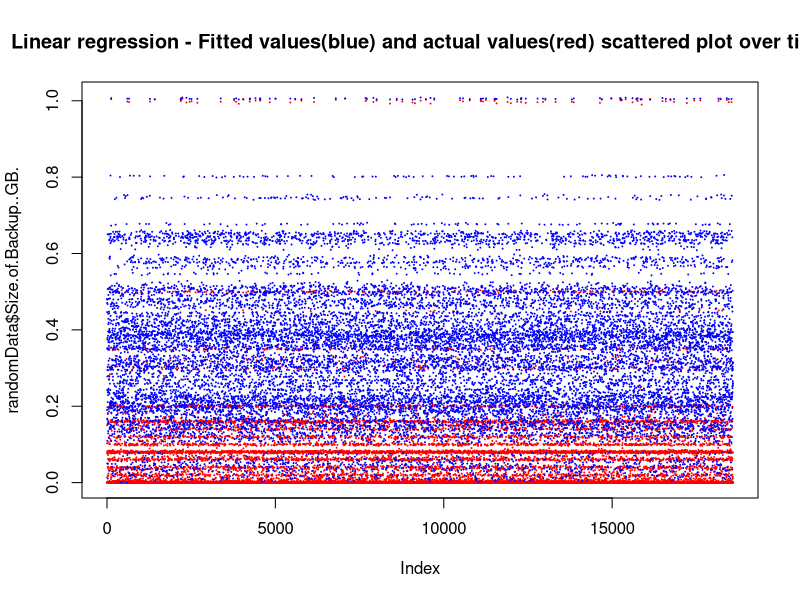
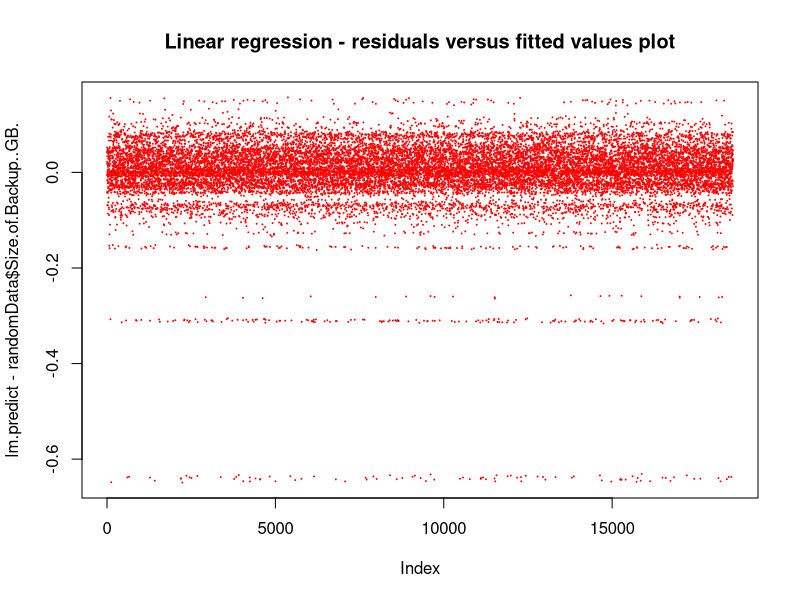

The R script that drew these images, in order:

library("MASS")
library(mlbench)
networkData <- read.csv("network_backup_dataset.csv", header = TRUE, fill = TRUE);
randomData <- read.csv("random_data_backup_dataset.csv", header = TRUE, fill = TRUE);
#summary(randomData)
#plot(Size.of.Backup..GB.~., data = networkData)
#plot(Size.of.Backup..GB.~., data = randomData)
lm.fit = lm(Size.of.Backup..GB.~., data = randomData)
#lm.fit = lm(Size.of.Backup..GB.~Week.., data = randomData)
#lm.fit = lm(Size.of.Backup..GB.~Day.of.Week, data = randomData)
#lm.fit = lm(Size.of.Backup..GB.~Backup.Start.Time...Hour.of.Day, data = randomData)
#lm.fit = lm(Size.of.Backup..GB.~Work.Flow.ID, data = randomData)
#lm.fit = lm(Size.of.Backup..GB.~File.Name, data = randomData)
#lm.fit = lm(Size.of.Backup..GB.~Backup.Time..hour., data = randomData)

#plot(lm.fit)
summary(lm.fit)
lm.predict <- predict(lm.fit)
sqrt(mean((lm.predict-randomData$Size.of.Backup..GB.)^2))
plot(randomData$Size.of.Backup..GB., col="red", main="Linear regression - Fitted values(blue) and actual values(red) scattered plot over time", cex = 0.1)
par(new=TRUE)
plot(lm.predict, col="blue", axes=FALSE, ann=FALSE, cex = 0.1 )

plot(lm.predict-randomData$Size.of.Backup..GB., col="red", main="Linear regression - residuals versus fitted values plot", cex = 0.1)

# 10-fold validation

d <- split(randomData,rep(1:10))
lm.fit1 = lm(Size.of.Backup..GB.~., data = rbind(d[[2]], d[[3]], d[[4]], d[[5]], d[[6]], d[[7]], d[[8]], d[[9]], d[[10]]))
lm.fit2 = lm(Size.of.Backup..GB.~., data = rbind(d[[1]], d[[3]], d[[4]], d[[5]], d[[6]], d[[7]], d[[8]], d[[9]], d[[10]]))
lm.fit3 = lm(Size.of.Backup..GB.~., data = rbind(d[[1]], d[[2]], d[[4]], d[[5]], d[[6]], d[[7]], d[[8]], d[[9]], d[[10]]))
lm.fit4 = lm(Size.of.Backup..GB.~., data = rbind(d[[1]], d[[2]], d[[3]], d[[5]], d[[6]], d[[7]], d[[8]], d[[9]], d[[10]]))
lm.fit5 = lm(Size.of.Backup..GB.~., data = rbind(d[[1]], d[[2]], d[[3]], d[[4]], d[[6]], d[[7]], d[[8]], d[[9]], d[[10]]))
lm.fit6 = lm(Size.of.Backup..GB.~., data = rbind(d[[1]], d[[2]], d[[3]], d[[4]], d[[5]], d[[7]], d[[8]], d[[9]], d[[10]]))
lm.fit7 = lm(Size.of.Backup..GB.~., data = rbind(d[[1]], d[[2]], d[[3]], d[[4]], d[[5]], d[[6]], d[[8]], d[[9]], d[[10]]))
lm.fit8 = lm(Size.of.Backup..GB.~., data = rbind(d[[1]], d[[2]], d[[3]], d[[4]], d[[5]], d[[6]], d[[7]], d[[9]], d[[10]]))
lm.fit9 = lm(Size.of.Backup..GB.~., data = rbind(d[[1]], d[[2]], d[[3]], d[[4]], d[[5]], d[[6]], d[[7]], d[[8]], d[[10]]))
lm.fit10 = lm(Size.of.Backup..GB.~., data = rbind(d[[1]], d[[2]], d[[3]], d[[4]], d[[5]], d[[6]], d[[7]], d[[8]], d[[9]]))

#plot(lm.fit)
#summary(lm.fit)
#abline(lm.fit, col = 'red')

lm.predict1 <- predict(lm.fit1, d[[1]])
lm.predict2 <- predict(lm.fit2, d[[2]])
lm.predict3 <- predict(lm.fit3, d[[3]])
lm.predict4 <- predict(lm.fit4, d[[4]])
lm.predict5 <- predict(lm.fit5, d[[5]])
lm.predict6 <- predict(lm.fit6, d[[6]])
lm.predict7 <- predict(lm.fit7, d[[7]])
lm.predict8 <- predict(lm.fit8, d[[8]])
lm.predict9 <- predict(lm.fit9, d[[9]])
lm.predict10 <- predict(lm.fit10, d[[10]])

MSE <- vector("numeric", 10)
MSE[1] <- sqrt(mean((lm.predict1-randomData$Size.of.Backup..GB.)^2))
MSE[2] <- sqrt(mean((lm.predict2-randomData$Size.of.Backup..GB.)^2))
MSE[3] <- sqrt(mean((lm.predict3-randomData$Size.of.Backup..GB.)^2))
MSE[4] <- sqrt(mean((lm.predict4-randomData$Size.of.Backup..GB.)^2))
MSE[5] <- sqrt(mean((lm.predict5-randomData$Size.of.Backup..GB.)^2))
MSE[6] <- sqrt(mean((lm.predict6-randomData$Size.of.Backup..GB.)^2))
MSE[7] <- sqrt(mean((lm.predict7-randomData$Size.of.Backup..GB.)^2))
MSE[8] <- sqrt(mean((lm.predict8-randomData$Size.of.Backup..GB.)^2))
MSE[9] <- sqrt(mean((lm.predict9-randomData$Size.of.Backup..GB.)^2))
MSE[10] <- sqrt(mean((lm.predict10-randomData$Size.of.Backup..GB.)^2))

MSE
mean(MSE)
